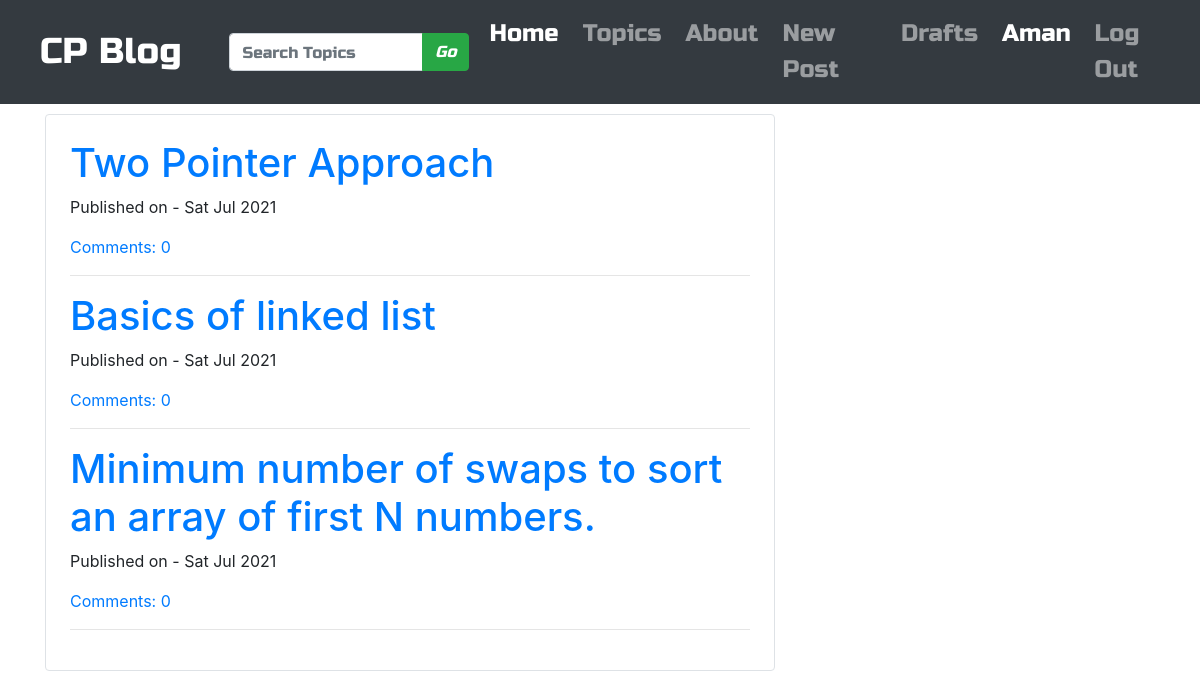
The app's page / (signed in) with its own data.
### blog/models.py (models this page shows, shortened)
class Post(models.Model):
    author = models.ForeignKey('auth.User', on_delete=models.CASCADE)
    title = models.CharField(max_length=200)
    text = models.TextField()
    created_date = models.DateTimeField(default=timezone.now)
    published_date = models.DateTimeField(blank=True, null=True)
    tags = models.CharField(max_length=200, default="CP DSA")
    def approve_comments(self):
        return self.comments.filter(approved_comments=True)

### blog/views.py (the view)
# urls.py: path('', views.PostListView.as_view(), name='post_list'),
class PostListView(ListView):
    model = Post
    template_name = 'blog/post_list.html'
    def get_queryset(self):
        return Post.objects.filter(published_date__lte=timezone.now()).order_by('-published_date')

### blog/templates/blog/post_list.html
{% extends 'blog/base.html' %}
{% block body_block %}
  <div class="centerstage border rounded p-4">
    {% for post in post_list %}
    <div class="post">
      <h1><a href="{% url 'post_detail' pk=post.pk %}">{{ post.title }}</a></h1>
      <div class="date">
        <p>Published on - {{post.published_date|date:"D M Y"}}</p>
      </div>
      <a href="{% url 'post_detail' pk=post.pk %}">Comments: {{post.approve_comments.count}}</a>
      <hr>
    </div>
    {% endfor %}
  </div>
{% endblock %}

### blog/templates/blog/base.html (shortened to what this page needs)
<!DOCTYPE html>
{% load staticfiles %}
<html lang="en" dir="ltr">
  <head>
    <link rel="stylesheet" href="https://stackpath.bootstrapcdn.com/bootstrap/4.4.1/css/bootstrap.min.css">
    <link rel="stylesheet" href="//cdn.jsdelivr.net/npm/medium-editor@latest/dist/css/medium-editor.min.css" type="text/css" media="screen" charset="utf-8">
    <link rel="stylesheet" href="{% static 'css/blog.css' %}">
  </head>
  <body class="loader">
    <nav class="navbar navbar-expand-lg navbar-dark bg-dark techfont custom-navbar">
      <a class="navbar-brand bigbrand ml-4" href="{% url 'post_list' %}"> CP Blog </a>
      <div class="collapse navbar-collapse ml-4" id="navbarNavAltMarkup">
        <div class="navbar-nav justify-content-end">
                <form class="form-inline ml-2 mr-2" action="{% url 'search' %}">
                  <div class="input-group">
                    <input type="text" name="category" class="form-control" placeholder="Search Topics" aria-label="Recipient's username" aria-describedby="button-addon2"/>
                    <div class="input-group-append">
                      <button class="btn btn-success" type="submit" id="button-addon2">
                        <i class="fas fa-search">Go</i>
                      </button>
                    </div>
                  </div>
                </form>
          <a
          {% if '/' in request.path %}
            class="nav-item nav-link active ml-1 mr-1"
          {% else %}
            class="nav-item nav-link ml-1 mr-1"
          {% endif %}
          href="{% url 'post_list' %}"> Home </a>
          <a
          {% if 'topics' in request.path %}
            class="nav-item nav-link active ml-1 mr-1"
          {% else %}
            class="nav-item nav-link ml-1 mr-1"
          {% endif %}
          href="{% url 'topics' %}"> Topics </a>
          <a
          {% if 'about' in request.path %}
            class="nav-item nav-link active ml-1 mr-1"
          {% else %}
            class="nav-item nav-link ml-1 mr-1"
          {% endif %}
          href="{% url 'about' %}"> About </a>
          {% if user.is_authenticated %}
          <a
          {% if 'post_new' in request.path %}
            class="nav-item nav-link active ml-1 mr-1"
          {% else %}
            class="nav-item nav-link ml-1 mr-1"
          {% endif %}
          href="{% url 'post_new' %}"> New Post </a>
          <a
          {% if 'drafts' in request.path %}
            class="nav-item nav-link active ml-1 mr-1"
          {% else %}
            class="nav-item nav-link ml-1 mr-1"
          {% endif %}
          href="{% url 'drafts' %}"> Drafts </a>
          <a class="nav-item nav-link ml-1 mr-1 active" href="#" title="Welcome {{user.username}}"> {{user.username}} </a>
          <a class="nav-item nav-link ml-1 mr-1" href="{% url 'logout' %}"> Log Out </a>
          {% else %}
          <a class="nav-item nav-link ml-1 mr-1" href="{% url 'login' %}"> Log In </a>
          {% endif %}
        </div>
      </div>
    </nav>
    <div class="content container">
      <div class="row">
        <div class="col-md-8">
          <div class="blog_posts">
            {% block body_block %}
            {% endblock %}
          </div>
        </div>
      </div>
    </div>
  </body>
</html>

### blog/static/css/blog.css (style rules this page uses)
.techfont { font-family: 'Russo One', sans-serif; font-size: 1.5em; margin-bottom: 10px; }
.bigbrand { font-size: 1.5em; }
.centerstage { margin: 0 auto; }

### records on screen
Post: title "Two Pointer Approach", published_date "Sat Jul 2021", approve_comments.count "0"
Post: title "Basics of linked list", published_date "Sat Jul 2021", approve_comments.count "0"
Post: title "Minimum number of swaps to sort an array of first N numbers.", published_date "Sat Jul 2021", approve_comments.count "0"

### other values on screen
{{ user.username }} "Aman"
